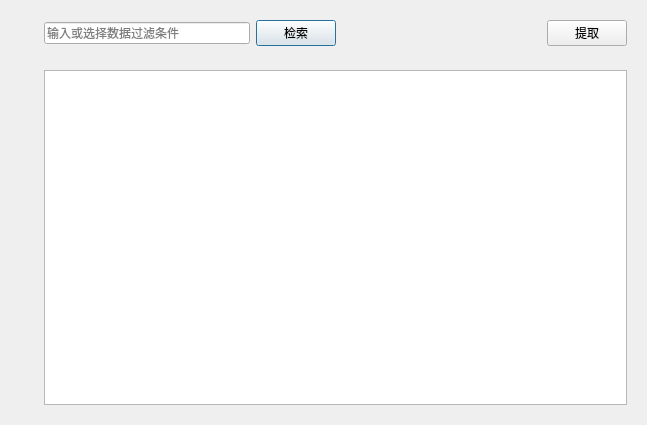
<?xml version="1.0" encoding="UTF-8"?>
<ui version="4.0">
 <class>DialogSearch</class>
 <widget class="QDialog" name="DialogSearch">
  <property name="geometry">
   <rect>
    <x>0</x>
    <y>0</y>
    <width>647</width>
    <height>425</height>
   </rect>
  </property>
  <property name="windowTitle">
   <string>Dialog</string>
  </property>
  <layout class="QGridLayout" name="gridLayout">
   <item row="0" column="0" rowspan="2">
    <widget class="QWidget" name="widgetComplexSearchBase" native="true">
     <layout class="QGridLayout" name="gridLayout_2">
      <item row="0" column="0">
       <widget class="WidgetSelectParameter" name="widgetSearchParameter" native="true"/>
      </item>
     </layout>
    </widget>
   </item>
   <item row="0" column="1">
    <widget class="QWidget" name="widgetSearchParameterBase" native="true">
     <layout class="QHBoxLayout" name="horizontalLayout">
      <item>
       <widget class="QLineEdit" name="tbParameter">
        <property name="placeholderText">
         <string>输入或选择数据过滤条件</string>
        </property>
       </widget>
      </item>
      <item>
       <widget class="QPushButton" name="btnSearchSideScan">
        <property name="text">
         <string>检索</string>
        </property>
        <property name="Ok" stdset="0">
         <bool>true</bool>
        </property>
       </widget>
      </item>
      <item>
       <spacer name="horizontalSpacer">
        <property name="orientation">
         <enum>Qt::Horizontal</enum>
        </property>
        <property name="sizeHint" stdset="0">
         <size>
          <width>40</width>
          <height>20</height>
         </size>
        </property>
       </spacer>
      </item>
      <item>
       <widget class="QPushButton" name="btnExtract">
        <property name="text">
         <string>提取</string>
        </property>
        <property name="Ok" stdset="0">
         <bool>true</bool>
        </property>
       </widget>
      </item>
     </layout>
    </widget>
   </item>
   <item row="1" column="1">
    <widget class="QWidget" name="widgetSideScanSourceBase" native="true">
     <layout class="QGridLayout" name="gridLayout_3">
      <item row="0" column="0">
       <widget class="QTableView" name="tblvSideScanSource">
        <property name="editTriggers">
         <set>QAbstractItemView::NoEditTriggers</set>
        </property>
        <property name="selectionBehavior">
         <enum>QAbstractItemView::SelectRows</enum>
        </property>
        <property name="showGrid">
         <bool>false</bool>
        </property>
        <attribute name="horizontalHeaderStretchLastSection">
         <bool>true</bool>
        </attribute>
        <attribute name="verticalHeaderVisible">
         <bool>false</bool>
        </attribute>
       </widget>
      </item>
     </layout>
    </widget>
   </item>
  </layout>
 </widget>
 <customwidgets>
  <customwidget>
   <class>WidgetSelectParameter</class>
   <extends>QWidget</extends>
   <header>./Widget/widgetselectparameter.h</header>
   <container>1</container>
  </customwidget>
 </customwidgets>
 <resources/>
 <connections/>
</ui>
